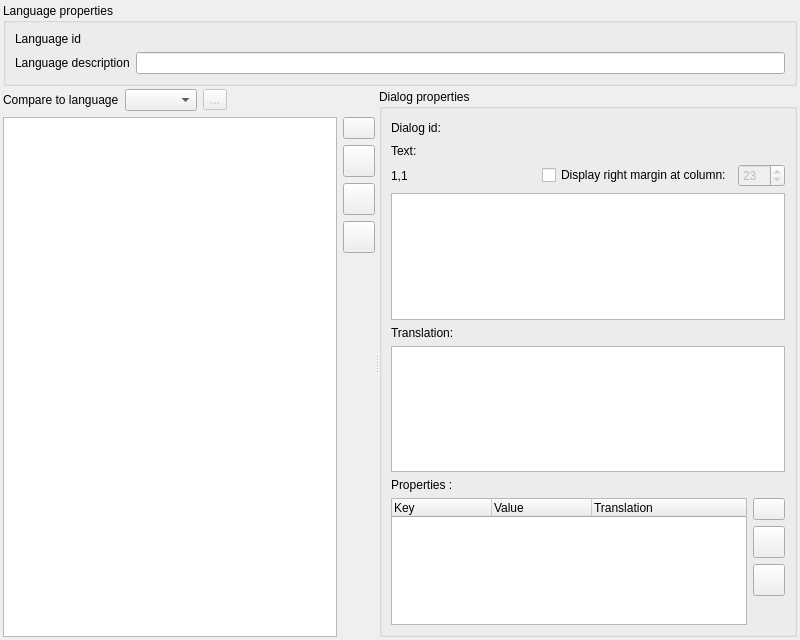
<?xml version="1.0" encoding="UTF-8"?>
<ui version="4.0">
 <class>SolarusEditor::DialogsEditor</class>
 <widget class="QWidget" name="SolarusEditor::DialogsEditor">
  <property name="geometry">
   <rect>
    <x>0</x>
    <y>0</y>
    <width>800</width>
    <height>640</height>
   </rect>
  </property>
  <property name="windowTitle">
   <string>Dialogs editor</string>
  </property>
  <layout class="QVBoxLayout" name="verticalLayout">
   <property name="spacing">
    <number>3</number>
   </property>
   <property name="leftMargin">
    <number>3</number>
   </property>
   <property name="topMargin">
    <number>3</number>
   </property>
   <property name="rightMargin">
    <number>3</number>
   </property>
   <property name="bottomMargin">
    <number>3</number>
   </property>
   <item>
    <widget class="QGroupBox" name="language_properties_group_box">
     <property name="title">
      <string>Language properties</string>
     </property>
     <layout class="QFormLayout" name="formLayout">
      <item row="0" column="0">
       <widget class="QLabel" name="language_id_label">
        <property name="toolTip">
         <string/>
        </property>
        <property name="text">
         <string>Language id</string>
        </property>
       </widget>
      </item>
      <item row="0" column="1">
       <widget class="QLabel" name="language_id_field">
        <property name="toolTip">
         <string>Folder name of the language</string>
        </property>
        <property name="text">
         <string/>
        </property>
        <property name="textInteractionFlags">
         <set>Qt::LinksAccessibleByMouse|Qt::TextSelectableByMouse</set>
        </property>
       </widget>
      </item>
      <item row="1" column="0">
       <widget class="QLabel" name="description_label">
        <property name="text">
         <string>Language description</string>
        </property>
       </widget>
      </item>
      <item row="1" column="1">
       <widget class="QLineEdit" name="description_field">
        <property name="toolTip">
         <string>User-friendly description to show in the editor</string>
        </property>
       </widget>
      </item>
     </layout>
    </widget>
   </item>
   <item>
    <widget class="QSplitter" name="splitter">
     <property name="sizePolicy">
      <sizepolicy hsizetype="Expanding" vsizetype="Expanding">
       <horstretch>0</horstretch>
       <verstretch>0</verstretch>
      </sizepolicy>
     </property>
     <property name="orientation">
      <enum>Qt::Horizontal</enum>
     </property>
     <widget class="QWidget" name="layoutWidget">
      <layout class="QVBoxLayout" name="verticalLayout_4">
       <item>
        <layout class="QHBoxLayout" name="translation_layout">
         <item>
          <widget class="QLabel" name="translation_label">
           <property name="text">
            <string>Compare to language</string>
           </property>
          </widget>
         </item>
         <item>
          <widget class="SolarusEditor::ResourceSelector" name="translation_field"/>
         </item>
         <item>
          <widget class="QToolButton" name="translation_refresh_button">
           <property name="enabled">
            <bool>false</bool>
           </property>
           <property name="toolTip">
            <string>Refresh language</string>
           </property>
           <property name="text">
            <string>...</string>
           </property>
           <property name="icon">
            <iconset resource="../../resources/images.qrc">
             <normaloff>:/images/icon_refresh.png</normaloff>:/images/icon_refresh.png</iconset>
           </property>
           <property name="iconSize">
            <size>
             <width>16</width>
             <height>16</height>
            </size>
           </property>
          </widget>
         </item>
         <item>
          <spacer name="horizontal_spacer">
           <property name="orientation">
            <enum>Qt::Horizontal</enum>
           </property>
           <property name="sizeHint" stdset="0">
            <size>
             <width>40</width>
             <height>20</height>
            </size>
           </property>
          </spacer>
         </item>
        </layout>
       </item>
       <item>
        <layout class="QHBoxLayout" name="horizontalLayout_2">
         <item>
          <widget class="SolarusEditor::DialogsTreeView" name="dialogs_tree_view">
           <property name="allColumnsShowFocus">
            <bool>true</bool>
           </property>
          </widget>
         </item>
         <item>
          <layout class="QVBoxLayout" name="verticalLayout_5">
           <item>
            <widget class="QPushButton" name="create_button">
             <property name="maximumSize">
              <size>
               <width>32</width>
               <height>32</height>
              </size>
             </property>
             <property name="toolTip">
              <string>Add dialog</string>
             </property>
             <property name="text">
              <string/>
             </property>
             <property name="icon">
              <iconset resource="../../resources/images.qrc">
               <normaloff>:/images/icon_add.png</normaloff>:/images/icon_add.png</iconset>
             </property>
             <property name="iconSize">
              <size>
               <width>24</width>
               <height>24</height>
              </size>
             </property>
            </widget>
           </item>
           <item>
            <widget class="QPushButton" name="set_id_button">
             <property name="sizePolicy">
              <sizepolicy hsizetype="Fixed" vsizetype="Fixed">
               <horstretch>0</horstretch>
               <verstretch>0</verstretch>
              </sizepolicy>
             </property>
             <property name="minimumSize">
              <size>
               <width>32</width>
               <height>32</height>
              </size>
             </property>
             <property name="maximumSize">
              <size>
               <width>32</width>
               <height>32</height>
              </size>
             </property>
             <property name="toolTip">
              <string>Change dialog id</string>
             </property>
             <property name="text">
              <string/>
             </property>
             <property name="icon">
              <iconset resource="../../resources/images.qrc">
               <normaloff>:/images/icon_rename.png</normaloff>:/images/icon_rename.png</iconset>
             </property>
             <property name="iconSize">
              <size>
               <width>24</width>
               <height>24</height>
              </size>
             </property>
            </widget>
           </item>
           <item>
            <widget class="QPushButton" name="duplicate_button">
             <property name="sizePolicy">
              <sizepolicy hsizetype="Fixed" vsizetype="Fixed">
               <horstretch>0</horstretch>
               <verstretch>0</verstretch>
              </sizepolicy>
             </property>
             <property name="minimumSize">
              <size>
               <width>32</width>
               <height>32</height>
              </size>
             </property>
             <property name="maximumSize">
              <size>
               <width>32</width>
               <height>32</height>
              </size>
             </property>
             <property name="toolTip">
              <string>Duplicate dialog(s)</string>
             </property>
             <property name="text">
              <string/>
             </property>
             <property name="icon">
              <iconset resource="../../resources/images.qrc">
               <normaloff>:/images/icon_copy.png</normaloff>:/images/icon_copy.png</iconset>
             </property>
             <property name="iconSize">
              <size>
               <width>24</width>
               <height>24</height>
              </size>
             </property>
            </widget>
           </item>
           <item>
            <widget class="QPushButton" name="delete_button">
             <property name="sizePolicy">
              <sizepolicy hsizetype="Fixed" vsizetype="Fixed">
               <horstretch>0</horstretch>
               <verstretch>0</verstretch>
              </sizepolicy>
             </property>
             <property name="minimumSize">
              <size>
               <width>32</width>
               <height>32</height>
              </size>
             </property>
             <property name="maximumSize">
              <size>
               <width>32</width>
               <height>32</height>
              </size>
             </property>
             <property name="toolTip">
              <string>Delete dialog</string>
             </property>
             <property name="text">
              <string/>
             </property>
             <property name="icon">
              <iconset resource="../../resources/images.qrc">
               <normaloff>:/images/icon_cross.png</normaloff>:/images/icon_cross.png</iconset>
             </property>
             <property name="iconSize">
              <size>
               <width>24</width>
               <height>24</height>
              </size>
             </property>
            </widget>
           </item>
           <item>
            <spacer name="vertical_spacer">
             <property name="orientation">
              <enum>Qt::Vertical</enum>
             </property>
             <property name="sizeHint" stdset="0">
              <size>
               <width>20</width>
               <height>40</height>
              </size>
             </property>
            </spacer>
           </item>
          </layout>
         </item>
        </layout>
       </item>
      </layout>
     </widget>
     <widget class="QGroupBox" name="dialog_properties_group_box">
      <property name="title">
       <string>Dialog properties</string>
      </property>
      <layout class="QVBoxLayout" name="verticalLayout_2">
       <item>
        <layout class="QHBoxLayout" name="horizontal_layout">
         <item>
          <widget class="QLabel" name="dialog_id_label">
           <property name="text">
            <string>Dialog id:</string>
           </property>
          </widget>
         </item>
         <item>
          <spacer name="horizontal_spacer_3">
           <property name="orientation">
            <enum>Qt::Horizontal</enum>
           </property>
           <property name="sizeType">
            <enum>QSizePolicy::Minimum</enum>
           </property>
           <property name="sizeHint" stdset="0">
            <size>
             <width>20</width>
             <height>20</height>
            </size>
           </property>
          </spacer>
         </item>
         <item>
          <widget class="QLabel" name="dialog_id_field">
           <property name="text">
            <string/>
           </property>
          </widget>
         </item>
         <item>
          <spacer name="horizontal_spacer_2">
           <property name="orientation">
            <enum>Qt::Horizontal</enum>
           </property>
           <property name="sizeHint" stdset="0">
            <size>
             <width>40</width>
             <height>20</height>
            </size>
           </property>
          </spacer>
         </item>
        </layout>
       </item>
       <item>
        <widget class="QLabel" name="dialog_text_label">
         <property name="text">
          <string>Text:</string>
         </property>
        </widget>
       </item>
       <item>
        <layout class="QHBoxLayout" name="horizontalLayout_3">
         <item>
          <widget class="QLabel" name="dialog_cursor_position_label">
           <property name="text">
            <string>1,1</string>
           </property>
          </widget>
         </item>
         <item>
          <spacer name="horizontalSpacer">
           <property name="orientation">
            <enum>Qt::Horizontal</enum>
           </property>
           <property name="sizeHint" stdset="0">
            <size>
             <width>40</width>
             <height>20</height>
            </size>
           </property>
          </spacer>
         </item>
         <item>
          <widget class="QCheckBox" name="display_margin_check_box">
           <property name="text">
            <string>Display right margin at column:</string>
           </property>
          </widget>
         </item>
         <item>
          <widget class="QSpinBox" name="display_margin_field">
           <property name="enabled">
            <bool>false</bool>
           </property>
           <property name="minimum">
            <number>1</number>
           </property>
           <property name="maximum">
            <number>255</number>
           </property>
           <property name="value">
            <number>23</number>
           </property>
          </widget>
         </item>
        </layout>
       </item>
       <item>
        <widget class="SolarusEditor::PlainTextEdit" name="dialog_text_field">
         <property name="font">
          <font>
           <family>Monospace</family>
           <pointsize>10</pointsize>
          </font>
         </property>
         <property name="horizontalScrollBarPolicy">
          <enum>Qt::ScrollBarAlwaysOff</enum>
         </property>
         <property name="lineWrapMode">
          <enum>QPlainTextEdit::WidgetWidth</enum>
         </property>
        </widget>
       </item>
       <item>
        <widget class="QLabel" name="translation_text_label">
         <property name="text">
          <string>Translation:</string>
         </property>
        </widget>
       </item>
       <item>
        <widget class="SolarusEditor::PlainTextEdit" name="translation_text_field">
         <property name="font">
          <font>
           <family>Monospace</family>
           <pointsize>10</pointsize>
          </font>
         </property>
         <property name="horizontalScrollBarPolicy">
          <enum>Qt::ScrollBarAlwaysOff</enum>
         </property>
         <property name="undoRedoEnabled">
          <bool>false</bool>
         </property>
         <property name="lineWrapMode">
          <enum>QPlainTextEdit::WidgetWidth</enum>
         </property>
         <property name="readOnly">
          <bool>true</bool>
         </property>
        </widget>
       </item>
       <item>
        <widget class="QLabel" name="dialog_properties_label">
         <property name="text">
          <string>Properties :</string>
         </property>
        </widget>
       </item>
       <item>
        <layout class="QHBoxLayout" name="dialog_properties_horizontal_layout">
         <item>
          <widget class="SolarusEditor::DialogPropertiesTable" name="dialog_properties_table">
           <property name="indentation">
            <number>10</number>
           </property>
           <property name="uniformRowHeights">
            <bool>true</bool>
           </property>
           <property name="allColumnsShowFocus">
            <bool>true</bool>
           </property>
           <property name="columnCount">
            <number>3</number>
           </property>
           <attribute name="headerVisible">
            <bool>true</bool>
           </attribute>
           <column>
            <property name="text">
             <string notr="true">Key</string>
            </property>
           </column>
           <column>
            <property name="text">
             <string>Value</string>
            </property>
           </column>
           <column>
            <property name="text">
             <string>Translation</string>
            </property>
           </column>
          </widget>
         </item>
         <item>
          <layout class="QVBoxLayout" name="dialog_properties_vertical_layout">
           <item>
            <widget class="QPushButton" name="create_property_button">
             <property name="maximumSize">
              <size>
               <width>32</width>
               <height>32</height>
              </size>
             </property>
             <property name="toolTip">
              <string>Add property</string>
             </property>
             <property name="text">
              <string/>
             </property>
             <property name="icon">
              <iconset resource="../../resources/images.qrc">
               <normaloff>:/images/icon_add.png</normaloff>:/images/icon_add.png</iconset>
             </property>
             <property name="iconSize">
              <size>
               <width>24</width>
               <height>24</height>
              </size>
             </property>
            </widget>
           </item>
           <item>
            <widget class="QPushButton" name="set_property_key_button">
             <property name="sizePolicy">
              <sizepolicy hsizetype="Fixed" vsizetype="Fixed">
               <horstretch>0</horstretch>
               <verstretch>0</verstretch>
              </sizepolicy>
             </property>
             <property name="minimumSize">
              <size>
               <width>32</width>
               <height>32</height>
              </size>
             </property>
             <property name="maximumSize">
              <size>
               <width>32</width>
               <height>32</height>
              </size>
             </property>
             <property name="toolTip">
              <string>Change property key</string>
             </property>
             <property name="text">
              <string/>
             </property>
             <property name="icon">
              <iconset resource="../../resources/images.qrc">
               <normaloff>:/images/icon_rename.png</normaloff>:/images/icon_rename.png</iconset>
             </property>
             <property name="iconSize">
              <size>
               <width>24</width>
               <height>24</height>
              </size>
             </property>
            </widget>
           </item>
           <item>
            <widget class="QPushButton" name="delete_property_button">
             <property name="sizePolicy">
              <sizepolicy hsizetype="Fixed" vsizetype="Fixed">
               <horstretch>0</horstretch>
               <verstretch>0</verstretch>
              </sizepolicy>
             </property>
             <property name="minimumSize">
              <size>
               <width>32</width>
               <height>32</height>
              </size>
             </property>
             <property name="maximumSize">
              <size>
               <width>32</width>
               <height>32</height>
              </size>
             </property>
             <property name="toolTip">
              <string>Delete property</string>
             </property>
             <property name="text">
              <string/>
             </property>
             <property name="icon">
              <iconset resource="../../resources/images.qrc">
               <normaloff>:/images/icon_cross.png</normaloff>:/images/icon_cross.png</iconset>
             </property>
             <property name="iconSize">
              <size>
               <width>24</width>
               <height>24</height>
              </size>
             </property>
            </widget>
           </item>
           <item>
            <spacer name="vertical_spacer_2">
             <property name="orientation">
              <enum>Qt::Vertical</enum>
             </property>
             <property name="sizeHint" stdset="0">
              <size>
               <width>20</width>
               <height>40</height>
              </size>
             </property>
            </spacer>
           </item>
          </layout>
         </item>
        </layout>
       </item>
      </layout>
     </widget>
    </widget>
   </item>
  </layout>
 </widget>
 <customwidgets>
  <customwidget>
   <class>SolarusEditor::ResourceSelector</class>
   <extends>QComboBox</extends>
   <header>include/widgets/resource_selector.h</header>
  </customwidget>
  <customwidget>
   <class>SolarusEditor::DialogsTreeView</class>
   <extends>QTreeView</extends>
   <header>widgets/dialogs_tree_view.h</header>
  </customwidget>
  <customwidget>
   <class>SolarusEditor::PlainTextEdit</class>
   <extends>QPlainTextEdit</extends>
   <header>widgets/plain_text_edit.h</header>
  </customwidget>
  <customwidget>
   <class>SolarusEditor::DialogPropertiesTable</class>
   <extends>QTreeWidget</extends>
   <header>widgets/dialog_properties_table.h</header>
  </customwidget>
 </customwidgets>
 <resources>
  <include location="../../resources/images.qrc"/>
 </resources>
 <connections/>
</ui>
